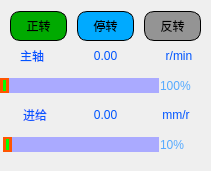
                 <widget class="QWidget" name="widget_9" native="true">
                  <property name="sizePolicy">
                   <sizepolicy hsizetype="Minimum" vsizetype="Minimum">
                    <horstretch>0</horstretch>
                    <verstretch>0</verstretch>
                   </sizepolicy>
                  </property>
                  <property name="minimumSize">
                   <size>
                    <width>211</width>
                    <height>171</height>
                   </size>
                  </property>
                  <layout class="QVBoxLayout" name="verticalLayout_10">
                   <property name="spacing">
                    <number>0</number>
                   </property>
                   <property name="leftMargin">
                    <number>0</number>
                   </property>
                   <property name="rightMargin">
                    <number>0</number>
                   </property>
                   <item>
                    <layout class="QHBoxLayout" name="horizontalLayout_14">
                     <property name="spacing">
                      <number>0</number>
                     </property>
                     <property name="sizeConstraint">
                      <enum>QLayout::SetFixedSize</enum>
                     </property>
                     <property name="leftMargin">
                      <number>0</number>
                     </property>
                     <property name="rightMargin">
                      <number>0</number>
                     </property>
                     <item>
                      <widget class="QPushButton" name="pushButton_32">
                       <property name="sizePolicy">
                        <sizepolicy hsizetype="Fixed" vsizetype="Fixed">
                         <horstretch>0</horstretch>
                         <verstretch>0</verstretch>
                        </sizepolicy>
                       </property>
                       <property name="maximumSize">
                        <size>
                         <width>57</width>
                         <height>46</height>
                        </size>
                       </property>
                       <property name="autoFillBackground">
                        <bool>false</bool>
                       </property>
                       <property name="styleSheet">
                        <string notr="true">font: 75 12pt &quot;Arial&quot;;
background-color: rgb(0, 170, 0);
        border-radius: 10px; /* 全部角的圆角半径 */
        border: 1px solid #000000; /* 边框颜色和宽度 */
        
        padding: 5px; /* 内边距 */
</string>
                       </property>
                       <property name="text">
                        <string>正转</string>
                       </property>
                      </widget>
                     </item>
                     <item>
                      <widget class="QPushButton" name="pushButton_33">
                       <property name="sizePolicy">
                        <sizepolicy hsizetype="Fixed" vsizetype="Fixed">
                         <horstretch>0</horstretch>
                         <verstretch>0</verstretch>
                        </sizepolicy>
                       </property>
                       <property name="maximumSize">
                        <size>
                         <width>57</width>
                         <height>46</height>
                        </size>
                       </property>
                       <property name="autoFillBackground">
                        <bool>false</bool>
                       </property>
                       <property name="styleSheet">
                        <string notr="true">font: 75 12pt &quot;Arial&quot;;
background-color: rgb(0, 170, 255);
        border-radius: 10px; /* 全部角的圆角半径 */
        border: 1px solid #000000; /* 边框颜色和宽度 */
        
        padding: 5px; /* 内边距 */
</string>
                       </property>
                       <property name="text">
                        <string>停转</string>
                       </property>
                      </widget>
                     </item>
                     <item>
                      <widget class="QPushButton" name="pushButton_34">
                       <property name="sizePolicy">
                        <sizepolicy hsizetype="Fixed" vsizetype="Fixed">
                         <horstretch>0</horstretch>
                         <verstretch>0</verstretch>
                        </sizepolicy>
                       </property>
                       <property name="maximumSize">
                        <size>
                         <width>57</width>
                         <height>46</height>
                        </size>
                       </property>
                       <property name="autoFillBackground">
                        <bool>false</bool>
                       </property>
                       <property name="styleSheet">
                        <string notr="true">font: 75 12pt &quot;Arial&quot;;
background-color: rgb(0, 170, 255);
        border-radius: 10px; /* 全部角的圆角半径 */
        border: 1px solid #000000; /* 边框颜色和宽度 */
        background-color: qlineargradient(x1: 0, y1: 111, x2: 0, y2: 1, stop: 0 #BDBDBD, stop: 1 #949494); /* 背景渐变色 */
        padding: 5px; /* 内边距 */
</string>
                       </property>
                       <property name="text">
                        <string>反转</string>
                       </property>
                      </widget>
                     </item>
                    </layout>
                   </item>
                   <item>
                    <layout class="QHBoxLayout" name="horizontalLayout_28">
                     <property name="spacing">
                      <number>9</number>
                     </property>
                     <item>
                      <widget class="QLabel" name="label_8">
                       <property name="styleSheet">
                        <string notr="true">color: rgb(0, 85, 255);
font: 87 11pt &quot;Arial Black&quot;;</string>
                       </property>
                       <property name="text">
                        <string>主轴</string>
                       </property>
                       <property name="alignment">
                        <set>Qt::AlignCenter</set>
                       </property>
                      </widget>
                     </item>
                     <item>
                      <widget class="QLabel" name="label_26">
                       <property name="styleSheet">
                        <string notr="true">color: rgb(0, 85, 255);
font: 87 13pt &quot;Arial Black&quot;;</string>
                       </property>
                       <property name="text">
                        <string>0.00</string>
                       </property>
                       <property name="alignment">
                        <set>Qt::AlignCenter</set>
                       </property>
                      </widget>
                     </item>
                     <item>
                      <widget class="QLabel" name="label_27">
                       <property name="styleSheet">
                        <string notr="true">color: rgb(0, 85, 255);
font: 87 11pt &quot;Arial&quot;;</string>
                       </property>
                       <property name="text">
                        <string>r/min</string>
                       </property>
                       <property name="alignment">
                        <set>Qt::AlignCenter</set>
                       </property>
                      </widget>
                     </item>
                    </layout>
                   </item>
                   <item>
                    <layout class="QHBoxLayout" name="horizontalLayout_3">
                     <property name="spacing">
                      <number>1</number>
                     </property>
                     <item>
                      <widget class="QSlider" name="horizontalSlider_3">
                       <property name="maximumSize">
                        <size>
                         <width>199</width>
                         <height>16777215</height>
                        </size>
                       </property>
                       <property name="styleSheet">
                        <string notr="true">
QSlider::groove:horizontal {
border: 1px solid #4A708B;
height:15px;
/*必须有这两句，一句也不能少，不然高度是默认高度。
groove:槽
*/
}
 
QSlider::sub-page:horizontal {
background-color: rgb(0, 255, 0);
border: 3px solid rgb(255, 85, 0);
height: 5px;
border-radius: 7px;
/*按钮左边*/
}
 
QSlider::add-page:horizontal {
background: rgb(170, 170, 255);
border: 3px solid rgba(170, 255, 0,0);
height: 5px;
border-radius: 17px;
/*按钮右边*/
}
 
QSlider::handle:horizontal 
{
  background: qradialgradient(spread:pad, cx:0.5, cy:0.5, radius:0.5, fx:0.5, fy:0.5, 
    stop:0.6 #45ADED, stop:0.778409 rgba(255, 255, 255, 255));
    
    width: 15px;
    border-radius: 7px;
}/*按钮*/
 

</string>
                       </property>
                       <property name="orientation">
                        <enum>Qt::Horizontal</enum>
                       </property>
                      </widget>
                     </item>
                     <item>
                      <widget class="QLabel" name="label_12">
                       <property name="minimumSize">
                        <size>
                         <width>51</width>
                         <height>0</height>
                        </size>
                       </property>
                       <property name="styleSheet">
                        <string notr="true">font: 12pt &quot;Arial&quot;;
color: rgb(85, 170, 255);</string>
                       </property>
                       <property name="text">
                        <string>100%</string>
                       </property>
                      </widget>
                     </item>
                    </layout>
                   </item>
                   <item>
                    <layout class="QHBoxLayout" name="horizontalLayout_32">
                     <item>
                      <widget class="QLabel" name="label_3">
                       <property name="styleSheet">
                        <string notr="true">color: rgb(0, 85, 255);
font: 87 11pt &quot;Arial Black&quot;;</string>
                       </property>
                       <property name="text">
                        <string>进给</string>
                       </property>
                       <property name="alignment">
                        <set>Qt::AlignCenter</set>
                       </property>
                      </widget>
                     </item>
                     <item>
                      <widget class="QLabel" name="label_4">
                       <property name="styleSheet">
                        <string notr="true">color: rgb(0, 85, 255);
font: 87 11pt &quot;Arial Black&quot;;</string>
                       </property>
                       <property name="text">
                        <string>0.00</string>
                       </property>
                       <property name="alignment">
                        <set>Qt::AlignCenter</set>
                       </property>
                      </widget>
                     </item>
                     <item>
                      <widget class="QLabel" name="label_5">
                       <property name="styleSheet">
                        <string notr="true">color: rgb(0, 85, 255);
font: 87 11pt &quot;Arial&quot;;</string>
                       </property>
                       <property name="text">
                        <string>mm/r</string>
                       </property>
                       <property name="alignment">
                        <set>Qt::AlignCenter</set>
                       </property>
                      </widget>
                     </item>
                    </layout>
                   </item>
                   <item>
                    <layout class="QHBoxLayout" name="horizontalLayout_2">
                     <property name="spacing">
                      <number>1</number>
                     </property>
                     <property name="leftMargin">
                      <number>3</number>
                     </property>
                     <item>
                      <widget class="QSlider" name="horizontalSlider_2">
                       <property name="maximumSize">
                        <size>
                         <width>199</width>
                         <height>16777215</height>
                        </size>
                       </property>
                       <property name="styleSheet">
                        <string notr="true">
QSlider::groove:horizontal {
border: 1px solid #4A708B;
height:15px;
/*必须有这两句，一句也不能少，不然高度是默认高度。
groove:槽
*/
}
 
QSlider::sub-page:horizontal {
background-color: rgb(0, 255, 0);
border: 3px solid rgb(255, 85, 0);
height: 5px;
border-radius: 7px;
/*按钮左边*/
}
 
QSlider::add-page:horizontal {
background: rgb(170, 170, 255);
border: 3px solid rgba(170, 255, 0,0);
height: 5px;
border-radius: 17px;
/*按钮右边*/
}
 
QSlider::handle:horizontal 
{
  background: qradialgradient(spread:pad, cx:0.5, cy:0.5, radius:0.5, fx:0.5, fy:0.5, 
    stop:0.6 #45ADED, stop:0.778409 rgba(255, 255, 255, 255));
    
    width: 15px;
    border-radius: 7px;
}/*按钮*/
 

</string>
                       </property>
                       <property name="orientation">
                        <enum>Qt::Horizontal</enum>
                       </property>
                       <property name="tickInterval">
                        <number>0</number>
                       </property>
                      </widget>
                     </item>
                     <item>
                      <widget class="QLabel" name="label_11">
                       <property name="minimumSize">
                        <size>
                         <width>51</width>
                         <height>0</height>
                        </size>
                       </property>
                       <property name="maximumSize">
                        <size>
                         <width>1111111</width>
                         <height>16777215</height>
                        </size>
                       </property>
                       <property name="styleSheet">
                        <string notr="true">font: 12pt &quot;Arial&quot;;
color: rgb(85, 170, 255);</string>
                       </property>
                       <property name="text">
                        <string>10%</string>
                       </property>
                      </widget>
                     </item>
                    </layout>
                   </item>
                  </layout>
                 </widget>
